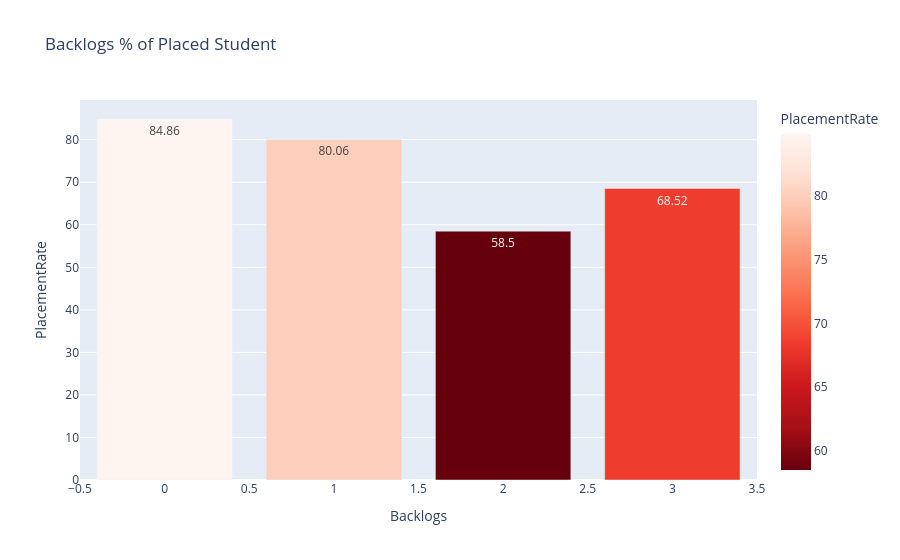

Here is the notebook cell this chart was saved with:
### Code cell
px.bar(backlog_rate,x="Backlogs",y="PlacementRate",title="Backlogs % of Placed Student",color='PlacementRate',text="PlacementRate", color_continuous_scale='Reds_r')

### Figure 1 — Plotly figure (JSON) as saved in the notebook; plotly's stock layout.template omitted (floating-point values rounded to 4 significant figures)
{"data": [{"hovertemplate": "Backlogs=%{x}<br>PlacementRate=%{marker.color}<extra></extra>", "legendgroup": "", "marker": {"color": [84.86, 80.06, 58.5, 68.52], "coloraxis": "coloraxis", "pattern": {"shape": ""}}, "name": "", "orientation": "v", "showlegend": false, "text": [84.86, 80.06, 58.5, 68.52], "textposition": "auto", "type": "bar", "x": [0, 1, 2, 3], "xaxis": "x", "y": [84.86, 80.06, 58.5, 68.52], "yaxis": "y"}], "layout": {"barmode": "relative", "coloraxis": {"colorbar": {"title": {"text": "PlacementRate"}}, "colorscale": [[0, "rgb(103,0,13)"], [0.125, "rgb(165,15,21)"], [0.25, "rgb(203,24,29)"], [0.375, "rgb(239,59,44)"], [0.5, "rgb(251,106,74)"], [0.625, "rgb(252,146,114)"], [0.75, "rgb(252,187,161)"], [0.875, "rgb(254,224,210)"], [1, "rgb(255,245,240)"]]}, "legend": {"tracegroupgap": 0}, "title": {"text": "Backlogs % of Placed Student"}, "xaxis": {"anchor": "y", "domain": [0, 1], "title": {"text": "Backlogs"}}, "yaxis": {"anchor": "x", "domain": [0, 1], "title": {"text": "PlacementRate"}}}}
